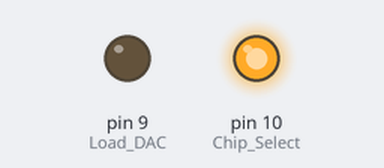
Bench run of a sketch on a simulated Arduino Uno, built with avr-gcc and run on an emulated ATmega328P. Shown: output pins drawn as LEDs (lit = HIGH).

Above: at 0.4 s.
Timing chart, 0 to 1.9 s (numbered marks = the images above):
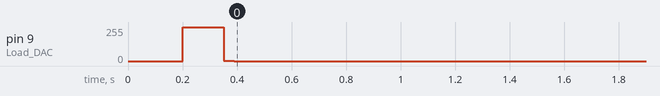

Measured:
- by itself, pin 9 (Load_DAC): 255/255 → 0/255 at 0.35 s

The sketch:

Laser_LED_control.ino
```cpp
 #include <SPI.h>
unsigned int val_A = 0b0010000000000000;
unsigned int val_B = 0b0011000000000000;
int Chip_Select=10;
int Load_DAC=9;

unsigned int a=0;
unsigned int b=0;
unsigned int serialInLASER, serialInLED;

int incomingByte = 0;   // for incoming serial data

void setup() {

  pinMode(Load_DAC, OUTPUT);
  digitalWrite(Load_DAC,LOW);
  delay(200);
  digitalWrite(Load_DAC,HIGH);
  // initialize SPI:
  SPI.begin();
  SPI.beginTransaction(SPISettings(SPI_CLOCK_DIV128, MSBFIRST, SPI_MODE3));
  // initalize the chip select pin:

  //Init control pins
  delay(10);
  pinMode(Chip_Select, OUTPUT);
  digitalWrite(Chip_Select, HIGH);
  pinMode(Load_DAC, OUTPUT);
  digitalWrite(Load_DAC, HIGH);

  //Init outputs to zero
  delay(100);
  digitalWrite(Chip_Select, LOW);
  SPI.transfer16(val_B);
  digitalWrite(Chip_Select, HIGH);
  digitalWrite(Load_DAC, LOW);
  digitalWrite(Load_DAC, HIGH);
  digitalWrite(Chip_Select, LOW);
  SPI.transfer16(val_A);
  digitalWrite(Chip_Select, HIGH);
  digitalWrite(Load_DAC, LOW);
  digitalWrite(Load_DAC, HIGH);

  b = 0;
  a = 0;
  setVoltages(a,b);  //LED, LASER
  //set_V_LED(a);
  //set_V_LASER(b);

  //init serial
  Serial.begin(19200);

 serialInLED = 0;
 serialInLASER = 0;
}

void loop() {
  if (Serial.available() > 0)
  {
    incomingByte = Serial.read();

    //serialInLED = Serial.parseInt();
    //serialInLASER = Serial.parseInt();

    if (incomingByte == 48)
    {
      serialInLED = 0;
      serialInLASER = 0;
      setVoltages(serialInLED,serialInLASER);     //LED, LASER

    }
    else if (incomingByte == 49)
    {
      serialInLED = 1648;
      serialInLASER = 0;
      setVoltages(serialInLED,serialInLASER);     //LED, LASER

    }
    else if (incomingByte == 50)
    {
      serialInLASER = 1648;
      setVoltages(serialInLED,serialInLASER);     //LED, LASER
      delay(500);
      serialInLASER = 0;
      setVoltages(serialInLED,serialInLASER);     //LED, LASER */

//     int NumberTrials = 0;
//     while(NumberTrials < 5)
//     {
//        serialInLASER = 1648;
//        setVoltages(serialInLED,serialInLASER);     //LED, LASER
//        delay(500);
//        serialInLASER = 0;
//        setVoltages(serialInLED,serialInLASER);
//        delay(30000);
//        NumberTrials++;
//     }
    }


    //set_V_LED(serialInLED);
  }// end if serial
}

/*
 * setVoltages assumes the values laser and led are unsigned values
 * between 0 and 4095
 */
void setVoltages(unsigned int led, unsigned int laser){
  unsigned int temp_LED = 0b0010000000000000;   //output to reg A
  unsigned int temp_LASER =   0b0011000000000000;   //output to reg B

  //bitwise OR
  temp_LED |= led;
  temp_LASER |= laser;

  //write LED value to output
  digitalWrite(Load_DAC, HIGH);
  digitalWrite(Chip_Select, LOW);   //load
  SPI.transfer16(temp_LED);
  digitalWrite(Chip_Select, HIGH);
  //load value into output reg
  digitalWrite(Load_DAC, LOW);


  //write LASER value to output
  digitalWrite(Load_DAC, HIGH);
  digitalWrite(Chip_Select, LOW);
  SPI.transfer16(temp_LASER);
  digitalWrite(Chip_Select, HIGH);
  //load value into output reg
  digitalWrite(Load_DAC, LOW);


}// end setCurrent

/*
 * set_V_LASER assumes the value laser is an unsigned value
 * between 0 and 4095
 */
void set_V_LASER(unsigned int laser){
  unsigned int temp_LASER = 0b0011000000000000;   //output to reg B

  //bitwise OR
  temp_LASER |= laser;

  //write LASER value to output
  digitalWrite(Chip_Select, LOW);
  SPI.transfer16(temp_LASER);
  digitalWrite(Chip_Select, HIGH);
  //load value into output reg
  digitalWrite(Load_DAC, LOW);
  digitalWrite(Load_DAC, HIGH);

} // end set_V_LASER


/*
 * set_V_LED assumes the value LED is an unsigned value
 * between 0 and 4095
 */
void set_V_LED(unsigned int led){
    unsigned int temp_LED =   0b0010000000000000;   //output to reg A

  //bitwise OR
  temp_LED |= led;

  //write LED value to output
  digitalWrite(Chip_Select, LOW);   //load
  SPI.transfer16(temp_LED);
  digitalWrite(Chip_Select, HIGH);
  //load value into output reg
  digitalWrite(Load_DAC, LOW);
  digitalWrite(Load_DAC, HIGH);

} // end set_V_LED
```
